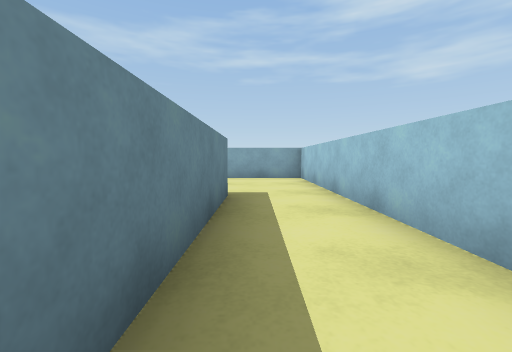
View 1 (above)

21 first-person views from a walk through a Unity game level. The camera is 0.33 m above the floor, tilts 4° down and sees 90° across. The floor is counted in squares, 0.5 m on a side. Each view is taken from the middle of a square. On the plan, view 1 faces up. The plan holds only what a view shows up to about 9 squares ahead; the rest is blank. The place goes on beyond the plan. The player character is not drawn. Surface patterns are stand-ins for the level's own textures.

View 2
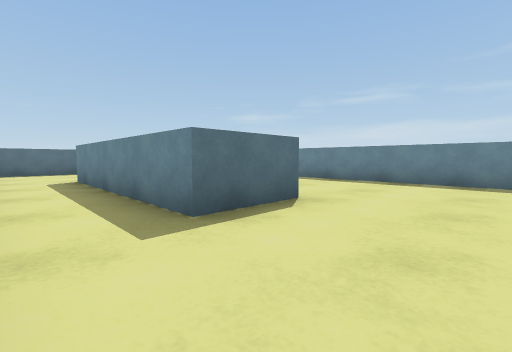

View 3
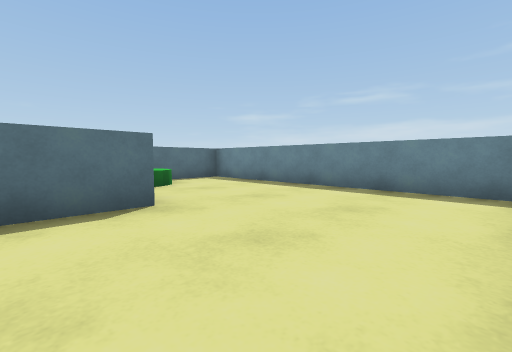

View 4
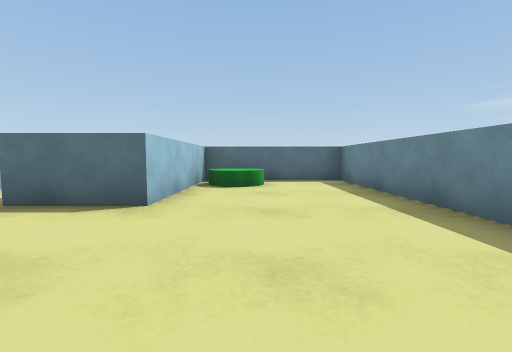

View 5
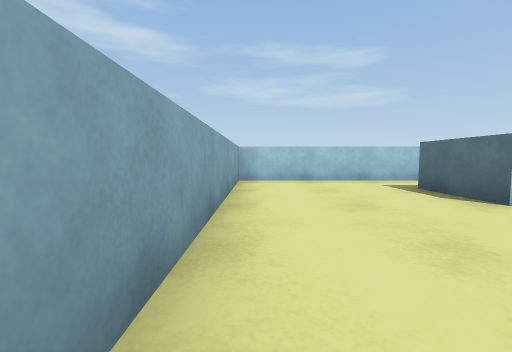

View 6
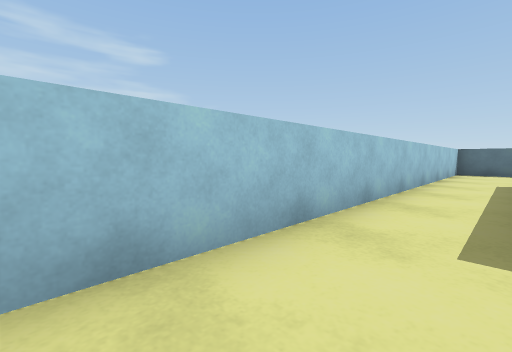

View 7
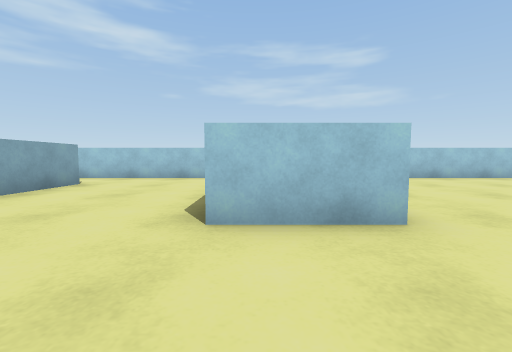

View 8
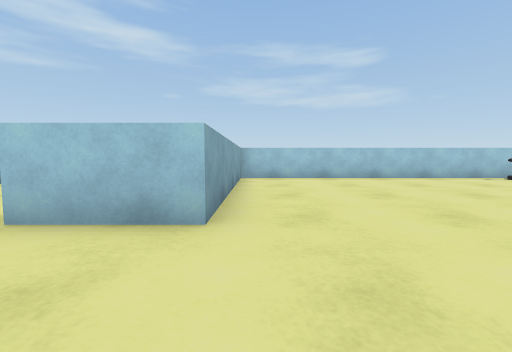

View 9
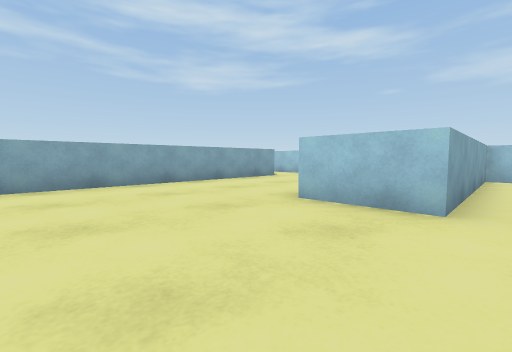

View 10
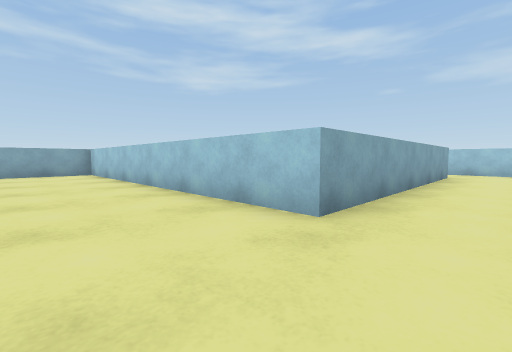

View 11
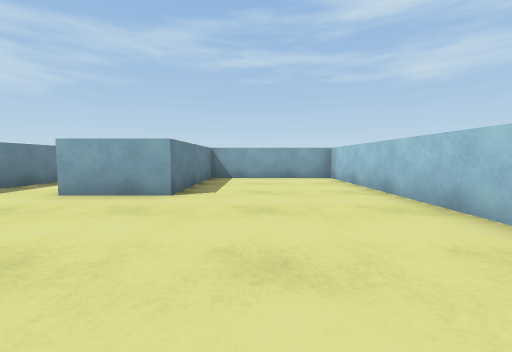

View 12
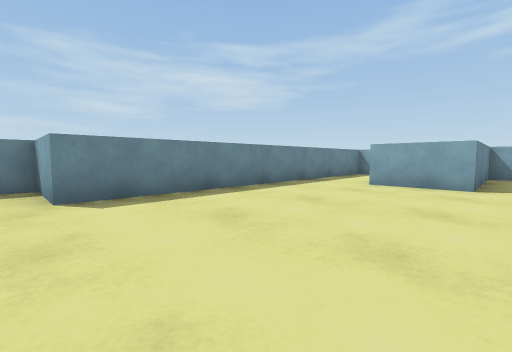

View 13
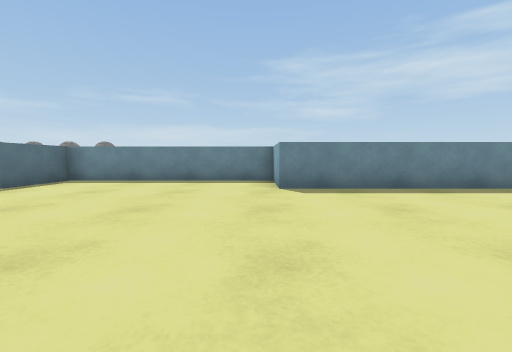

View 14
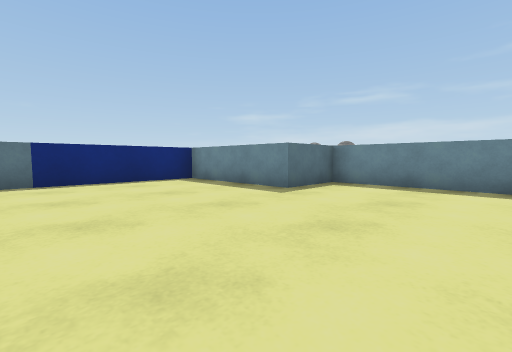

View 15
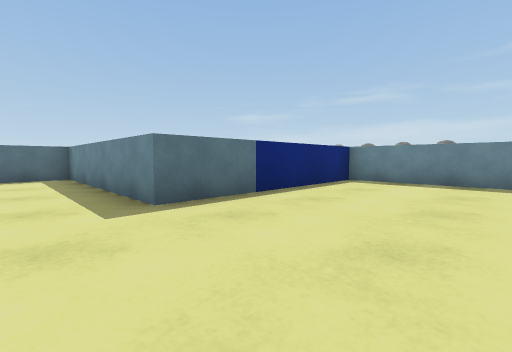

View 16
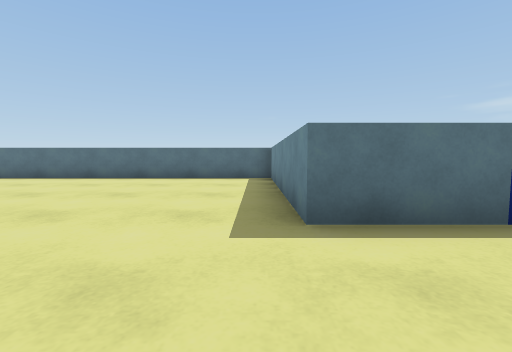

View 17
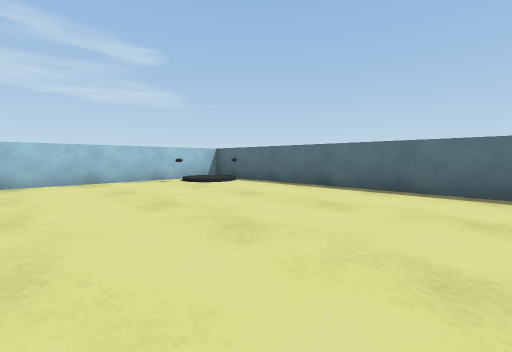

View 18
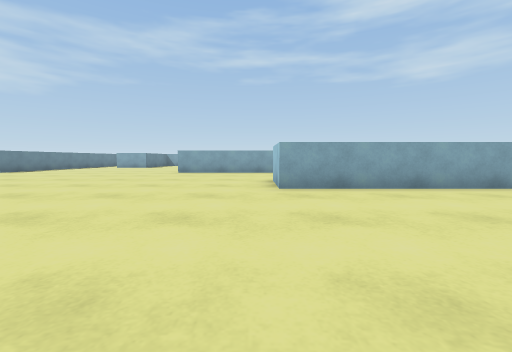

View 19
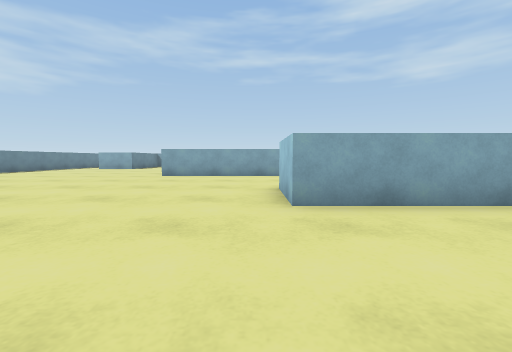

View 20
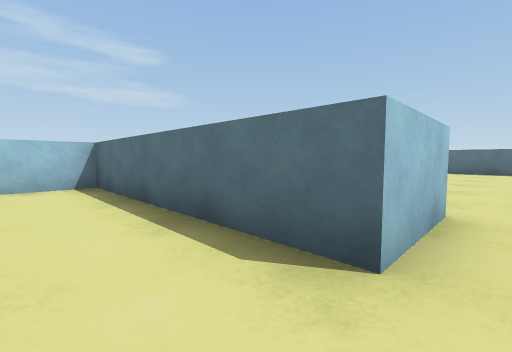

View 21
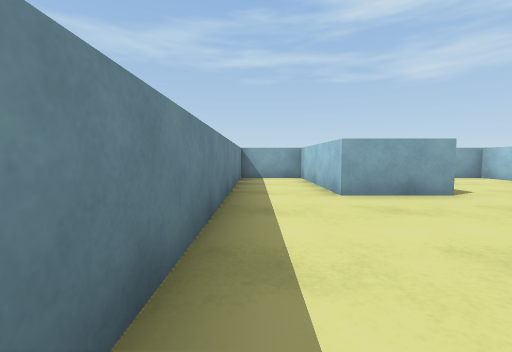

### Floor plan
Key: @ floor where view 1 was taken; . main floor; : floor 0.05 m higher than the main floor; / step, stairs or slope; ^ raised ledge; O other object.
Columns run from 19 left of view 1 to 2 right of it. Each row starts with its distance up from view 1.
  9    ^^^^^^^^^  ^^^^^^^^
  8   ^..^^....^^........^
  7   ^..^^....^^........^
  6   ^..^^....^^........^
  5   ^..^^....^^........^
  4   ^........^^....^^..^
  3   ^........^^....^^..^
  2   ^........^^..OO^^..^
  1   ^........^^..OO^^..^
  0   ^........^^^^^^^^@.^
 -1 ^^^........^^^^^^^^..^
 -2 ^....................^
 -3 ^....................^
 -4 ^....................^
 -5 ^....................^
 -6 ^..............^^^^^^^
 -7 ^..............^^^^^^
 -8 ^^^..................^
 -9   ^..................^
-10   ^..................^
-11   ^..................^
-12   ^^^^^^^............^
-13         ^............^
-14         ^............^
-15         ^...........O^
-16         ^..........::^
-17         ^..........//^
-18         ^^^^^^^^^^^^^

Where each view was taken, in squares from view 1:
view 1: 0 up, 0 right, facing up
view 2: 7 up, 1 right, facing down-left
view 3: 8 up, 1 left, facing down-left
view 4: 8 up, 4 left, facing down
view 5: 8 up, 6 left, facing right
view 6: 7 up, 0 right, facing down-right
view 7: 6 down, 7 left, facing right
view 8: 8 down, 7 left, facing right
view 9: 8 down, 8 left, facing up-right
view 10: 3 down, 11 left, facing up-right
view 11: 0 up, 11 left, facing up
view 12: 2 down, 12 left, facing up-left
view 13: 2 down, 11 left, facing left
view 14: 4 down, 12 left, facing down-left
view 15: 8 down, 9 left, facing down-left
view 16: 9 down, 10 left, facing down
view 17: 12 down, 6 left, facing down-right
view 18: 13 down, 5 left, facing up
view 19: 11 down, 5 left, facing up
view 20: 4 down, 5 left, facing down-right
view 21: 0 up, 16 left, facing up
